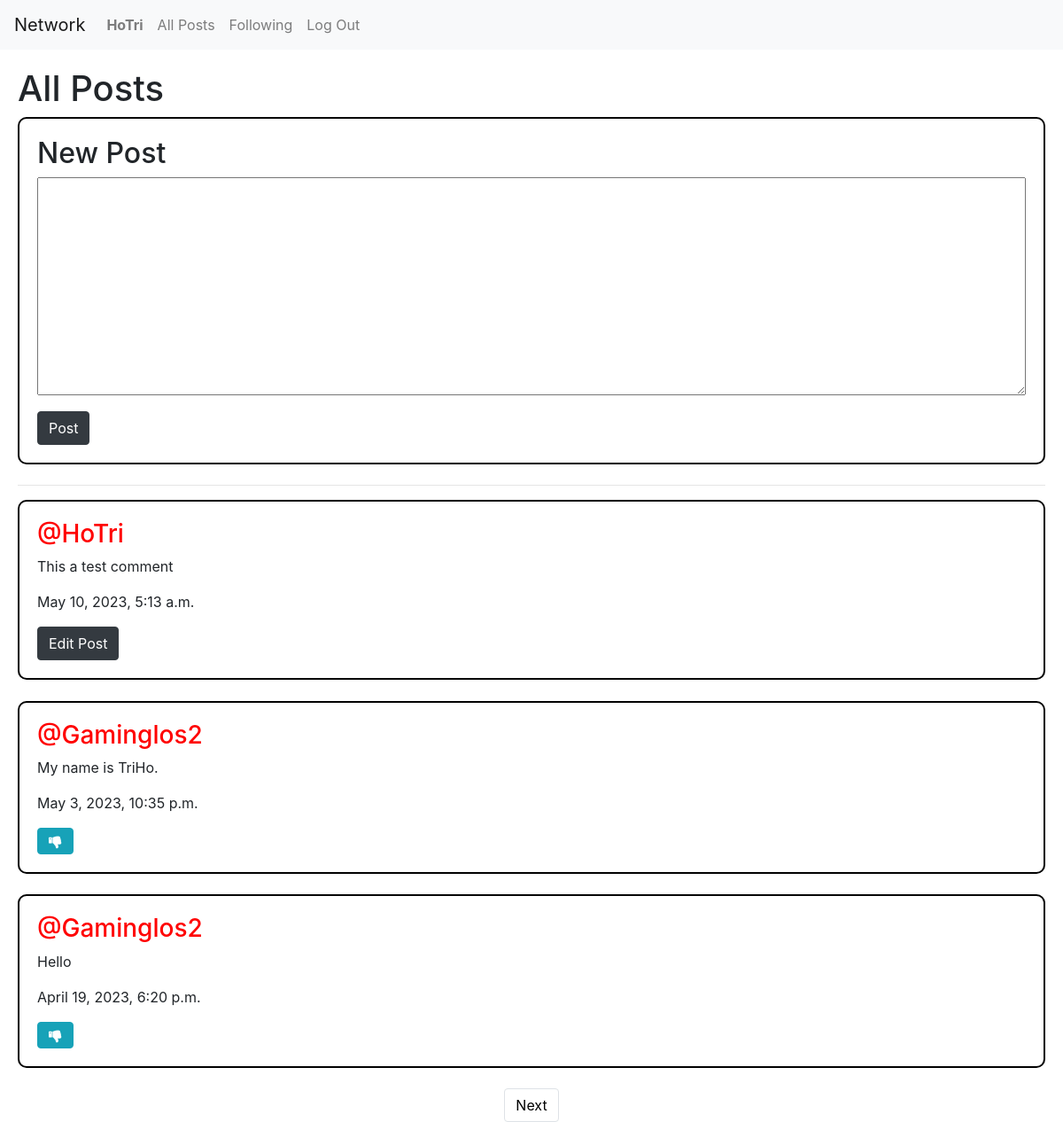
The app's page / (signed in) with its own data.
### network/models.py (models this page shows, shortened)
class User(AbstractUser):
    pass

class Post(models.Model):
    content = models.CharField(max_length=1000)
    author = models.ForeignKey(User, on_delete=models.CASCADE, null=True, blank = True, related_name='user_posts')
    created_at = models.DateTimeField(auto_now_add=True)

### network/views.py (the view)
# urls.py: path("", views.index, name="index"),
def index(request):
    allposts = Post.objects.all().order_by('id').reverse()
    paginator = Paginator(allposts, 3)
    page_number = request.GET.get('page')
    posts_of_the_page = paginator.get_page(page_number)
    allLikes = Like.objects.all()
    whoYouLiked = []
    try:
        for like in allLikes:
            if like.user.id == request.user.id:
                whoYouLiked.append(like.post.id)
    except:
        whoYouLiked = []
    return render(request, "network/index.html",{
        "allposts": allposts,
        "posts_of_the_page": posts_of_the_page,
        "whoYouLiked": whoYouLiked,
    })

### network/templates/network/index.html (shortened to what this page needs)
{% extends "network/layout.html" %}
{% block body %}
    <div id="container">
        <div id="first-section">
            <h1>All Posts</h1>
        </div>
        <div id="new-post">
            <div id="new-post-content">
                <h2>New Post</h2>
                <form action="{% url 'post' %}" method="POST">
                    <textarea name="content" id="newpost" cols="30" rows="10"></textarea>
                    <br>
                    <button type="submit" class="btn btn-dark">Post</button>
                </form>
            </div>
        </div>
        <hr>
        {% for post in posts_of_the_page %}
            <div id="post">
                <div id="post-content">
                    <h3><a style="color: red;" href="{% url 'profile' user_id=post.author.id %}">@{{ post.author }}</a></h3>
                    <p class="content" id="content_{{ post.id }}">{{ post.content }}</p>
                    <p>{{ post.created_at}}</p>
                    {% if user.is_authenticated %}
                        {% if user == post.author %}
                            <div class="">
                                <button class="btn btn-dark" data-toggle ="modal" data-target="#modal_edit_post_{{ post.id }}">Edit Post</button>
                            </div>
                        {% else %}
                                {% if post.id in whoYouLiked %}
                                    <button class="btn btn-info fa fa-thumbs-down" onclick="LikeHandler({{ post.id }}, {{ whoYouLiked }})"  id="{{ post.id }}"></button>
                                {% else %}
                                    <button class="btn btn-info fa fa-thumbs-up" onclick="LikeHandler({{ post.id }}, {{ whoYouLiked}})" id="{{ post.id }}"></button>
                                {% endif %}
                        {% endif%}
                    {% endif %}
                </div>
            </div>
        {% endfor %}
        <nav aria-label="Page navigation example">
            <ul class="pagination d-flex justify-content-center">
                {% if posts_of_the_page.has_next %}
                    <li class="page-item"><a style="color: black;" class="page-link" href="?page={{ posts_of_the_page.next_page_number }}">Next</a></li>
                {% endif %}
            </ul>
        </nav>
    </div>
{% endblock %}

### network/templates/network/layout.html (shortened to what this page needs)
{% load static %}
<!DOCTYPE html>
<html lang="en">
    <head>
        <link rel="stylesheet" href="https://stackpath.bootstrapcdn.com/bootstrap/4.4.1/css/bootstrap.min.css">
        <link href="{% static 'css/styles.css' %}" rel="stylesheet">
        <link rel="stylesheet" href="https://stackpath.bootstrapcdn.com/bootstrap/4.3.1/css/bootstrap.min.css">
        <link rel="stylesheet" href="https://cdnjs.cloudflare.com/ajax/libs/font-awesome/4.7.0/css/font-awesome.min.css">
    </head>
    <body>
        <div id="main-container">
            <div id="top-section">
                <nav class="navbar navbar-expand-lg navbar-light bg-light">
                    <a class="navbar-brand" href="#">Network</a>
                    <div>
                    <ul class="navbar-nav mr-auto">
                        {% if user.is_authenticated %}
                            <li class="nav-item">
                                <a class="nav-link" href="{% url 'profile' user_id=user.id %}"><strong>{{ user.username }}</strong></a>
                            </li>
                        {% endif %}
                        <li class="nav-item">
                        <a class="nav-link" href="{% url 'index' %}">All Posts</a>
                        </li>
                        {% if user.is_authenticated %}
                            <li class="nav-item">
                                <a class="nav-link" href="{% url 'following' %}">Following</a>
                            </li>
                            <li class="nav-item">
                                <a class="nav-link" href="{% url 'logout' %}">Log Out</a>
                            </li>
                        {% endif %}
                    </ul>
                    </div>
                </nav>
            </div>
             <div class="body-expand">
                 {% block body %}
                 {% endblock %}
             </div>
        </div>
    </body>
</html>

### network/templates/network/index.html (style rules this page uses)
#container { margin: 20px; height: auto; }
#new-post { border: 2px solid black; border-radius: 10px; margin-bottom: 2%; }
#new-post-content { margin: 20px; }
#new-post-content textarea { margin-bottom: 1%; }
textarea { width: 100%; }
#post { border: 2px solid black; border-radius: 10px; margin-bottom: 2%; }
#post-content { margin: 20px; }

### network/templates/network/layout.html (style rules this page uses)
html,body { margin: 0px; height: 100%; }
#main-container { position:absolute; top:0px; right:0px; bottom:0px; left:0px; }
#top-section { background-color: #cc0000; width: 100%; height: auto; }
.body-expand { width: 100%; height: auto; }

### records on screen
User: username "HoTri"
Post: author "HoTri", content "This a test comment", created_at "May 10, 2023, 5:13 a.m."
Post: author "Gaminglos2", content "My name is TriHo.", created_at "May 3, 2023, 10:35 p.m."
Post: author "Gaminglos2", content "Hello", created_at "April 19, 2023, 6:20 p.m."
